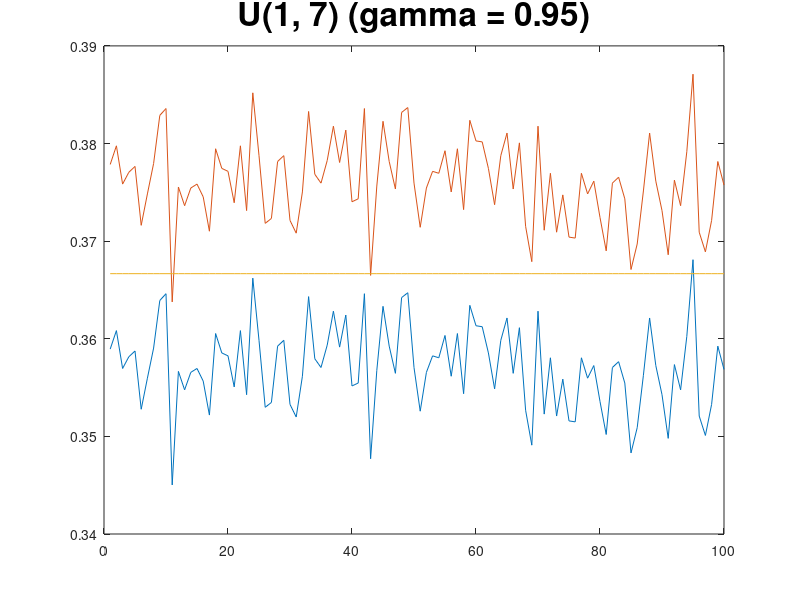

This chart was generated by the following MATLAB code:
clc;
clear;
pkg load statistics;

m = 10 ^ 2;
n = 10 ^ 4;
gamma = 0.95;
a = 1;
b = 7;
t0 = 3.2;

T = norminv((1 + gamma) / 2);
Fx0 = unifcdf(t0, a, b)

lower = [];
upper = [];

for i = 1 : m
  X = unifrnd(a, b, n, 1);
  Fx = mean(X < t0);
  d = T * sqrt(Fx * (1 - Fx)) / sqrt(n);
  lower = [lower, Fx - d];
  upper = [upper, Fx + d];
endfor

figure(1)
plot(1 : m, lower, 1 : m, upper, 1 : m, linspace(Fx0, Fx0, m));
title("U(1, 7) (gamma = 0.95)", "fontsize", 24);

k = 100;

for gamma = [0.9, 0.91, 0.92, 0.93, 0.94, 0.95, 0.96, 0.97, 0.98, 0.99]
  count = [];
  T = norminv((1 + gamma) / 2);
  
  for i = 1 : k
    lower = [];
    upper = [];
    
    for j = 1 : m
      X = unifrnd(a, b, n, 1);
      Fx = mean(X < t0);
      d = T * sqrt(Fx * (1 - Fx)) / sqrt(n);
      lower = [lower, Fx - d];
      upper = [upper, Fx + d];
    endfor
    
    count = [count, sum(lower > Fx0) + sum(upper < Fx0)];
  endfor
  
  printf("gamma = %g: %g (1 - gamma = %g)\n", gamma, mean(count), 1 - gamma);
endfor

printf("----------")

